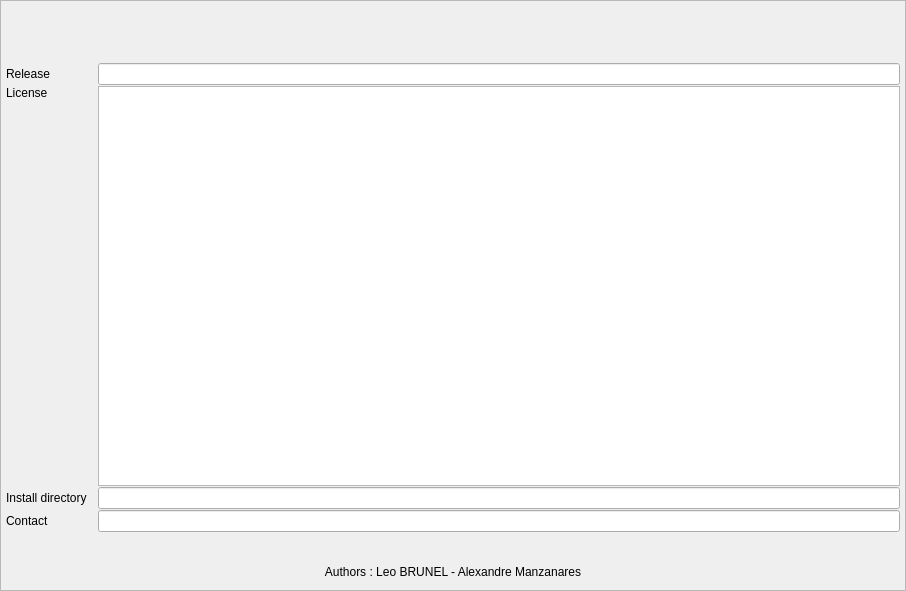
<?xml version="1.0" encoding="UTF-8"?>
<ui version="4.0">
 <class>Form</class>
 <widget class="QWidget" name="Form">
  <property name="geometry">
   <rect>
    <x>0</x>
    <y>0</y>
    <width>906</width>
    <height>548</height>
   </rect>
  </property>
  <property name="windowTitle">
   <string>Form</string>
  </property>
  <layout class="QVBoxLayout" name="verticalLayout">
   <property name="leftMargin">
    <number>0</number>
   </property>
   <property name="topMargin">
    <number>0</number>
   </property>
   <property name="rightMargin">
    <number>0</number>
   </property>
   <property name="bottomMargin">
    <number>0</number>
   </property>
   <item>
    <widget class="QFrame" name="frame">
     <property name="frameShape">
      <enum>QFrame::StyledPanel</enum>
     </property>
     <property name="frameShadow">
      <enum>QFrame::Raised</enum>
     </property>
     <layout class="QVBoxLayout" name="verticalLayout_2">
      <property name="spacing">
       <number>11</number>
      </property>
      <property name="leftMargin">
       <number>5</number>
      </property>
      <property name="topMargin">
       <number>11</number>
      </property>
      <property name="rightMargin">
       <number>5</number>
      </property>
      <property name="bottomMargin">
       <number>11</number>
      </property>
      <item>
       <layout class="QHBoxLayout" name="horizontalLayout_3">
        <item>
         <spacer name="horizontalSpacer">
          <property name="orientation">
           <enum>Qt::Horizontal</enum>
          </property>
          <property name="sizeHint" stdset="0">
           <size>
            <width>40</width>
            <height>20</height>
           </size>
          </property>
         </spacer>
        </item>
        <item>
         <widget class="QLabel" name="about_wizard_icon_label">
          <property name="sizePolicy">
           <sizepolicy hsizetype="Fixed" vsizetype="Preferred">
            <horstretch>0</horstretch>
            <verstretch>0</verstretch>
           </sizepolicy>
          </property>
          <property name="minimumSize">
           <size>
            <width>40</width>
            <height>40</height>
           </size>
          </property>
          <property name="maximumSize">
           <size>
            <width>40</width>
            <height>40</height>
           </size>
          </property>
          <property name="text">
           <string/>
          </property>
         </widget>
        </item>
        <item>
         <spacer name="horizontalSpacer_2">
          <property name="orientation">
           <enum>Qt::Horizontal</enum>
          </property>
          <property name="sizeHint" stdset="0">
           <size>
            <width>40</width>
            <height>20</height>
           </size>
          </property>
         </spacer>
        </item>
       </layout>
      </item>
      <item>
       <layout class="QFormLayout" name="formLayout">
        <property name="verticalSpacing">
         <number>1</number>
        </property>
        <item row="0" column="0">
         <widget class="QLabel" name="label_2">
          <property name="text">
           <string>Release </string>
          </property>
         </widget>
        </item>
        <item row="0" column="1">
         <widget class="QLineEdit" name="about_release_lineEdit">
          <property name="readOnly">
           <bool>true</bool>
          </property>
         </widget>
        </item>
        <item row="1" column="0">
         <widget class="QLabel" name="label_3">
          <property name="text">
           <string>License </string>
          </property>
          <property name="alignment">
           <set>Qt::AlignLeading|Qt::AlignLeft|Qt::AlignTop</set>
          </property>
         </widget>
        </item>
        <item row="1" column="1">
         <widget class="QTextEdit" name="about_license_textEdit">
          <property name="minimumSize">
           <size>
            <width>0</width>
            <height>400</height>
           </size>
          </property>
          <property name="readOnly">
           <bool>true</bool>
          </property>
         </widget>
        </item>
        <item row="2" column="0">
         <widget class="QLabel" name="label_5">
          <property name="text">
           <string>Install directory</string>
          </property>
         </widget>
        </item>
        <item row="2" column="1">
         <widget class="QLineEdit" name="about_install_dir_lineEdit"/>
        </item>
        <item row="3" column="0">
         <widget class="QLabel" name="label_6">
          <property name="text">
           <string>Contact</string>
          </property>
         </widget>
        </item>
        <item row="3" column="1">
         <widget class="QLineEdit" name="about_contact_lineEdit">
          <property name="readOnly">
           <bool>true</bool>
          </property>
         </widget>
        </item>
       </layout>
      </item>
      <item>
       <widget class="QFrame" name="horizontalFrame">
        <property name="sizePolicy">
         <sizepolicy hsizetype="Preferred" vsizetype="Fixed">
          <horstretch>0</horstretch>
          <verstretch>0</verstretch>
         </sizepolicy>
        </property>
        <layout class="QHBoxLayout" name="horizontalLayout">
         <property name="spacing">
          <number>1</number>
         </property>
         <property name="leftMargin">
          <number>0</number>
         </property>
         <property name="topMargin">
          <number>0</number>
         </property>
         <property name="rightMargin">
          <number>0</number>
         </property>
         <property name="bottomMargin">
          <number>0</number>
         </property>
        </layout>
       </widget>
      </item>
      <item>
       <widget class="QFrame" name="horizontalFrame_2">
        <layout class="QHBoxLayout" name="horizontalLayout_2">
         <property name="spacing">
          <number>1</number>
         </property>
         <property name="leftMargin">
          <number>0</number>
         </property>
         <property name="topMargin">
          <number>0</number>
         </property>
         <property name="rightMargin">
          <number>0</number>
         </property>
         <property name="bottomMargin">
          <number>0</number>
         </property>
        </layout>
       </widget>
      </item>
      <item>
       <widget class="QLabel" name="about_author_label">
        <property name="text">
         <string>Authors : Leo BRUNEL - Alexandre Manzanares</string>
        </property>
        <property name="alignment">
         <set>Qt::AlignCenter</set>
        </property>
       </widget>
      </item>
     </layout>
    </widget>
   </item>
  </layout>
 </widget>
 <resources/>
 <connections/>
</ui>
